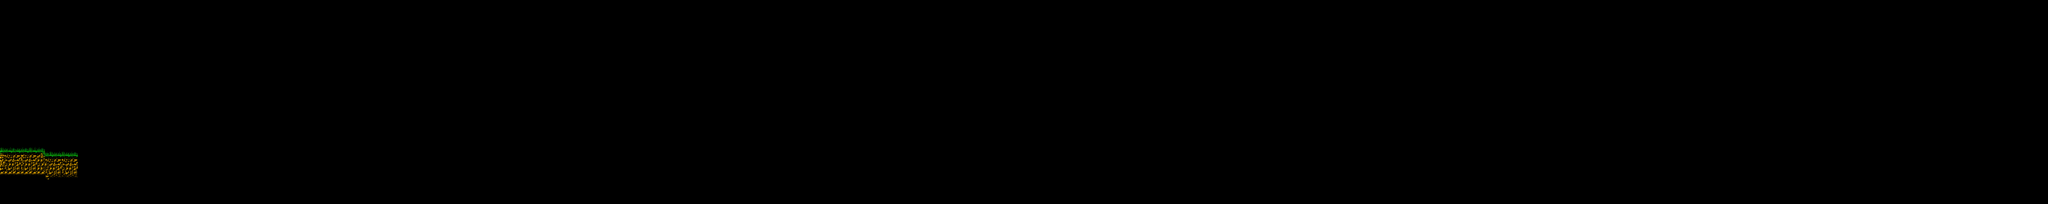

A level layout from a 2D game, rendered from its tile map. Below: a short description, then the map file with tile-grid data replaced by summaries:
An orthogonal 500x50 tile map with 16x16 px tiles, 3 tile layers (rock only, grass, grass-top).

<map version="1.0" tiledversion="2018.04.18" orientation="orthogonal" renderorder="right-down" width="500" height="50" tilewidth="16" tileheight="16" infinite="0" nextobjectid="1">
 <tileset firstgid="1" name="rocks-grass-test" tilewidth="16" tileheight="16" tilecount="128" columns="16">
  <image source="rocks-grass-test.png" width="256" height="128" />
 </tileset>
 <layer name="rock only" width="500" height="50">
  <data>[25000 cells, 56 non-empty, 26 distinct tile ids]</data>
 </layer>
 <layer name="grass" width="500" height="50">
  <data>[25000 cells, 55 non-empty, 21 distinct tile ids]</data>
 </layer>
 <layer name="grass-top" width="500" height="50">
  <data>[25000 cells, 28 non-empty, 10 distinct tile ids]</data>
 </layer>
</map>
